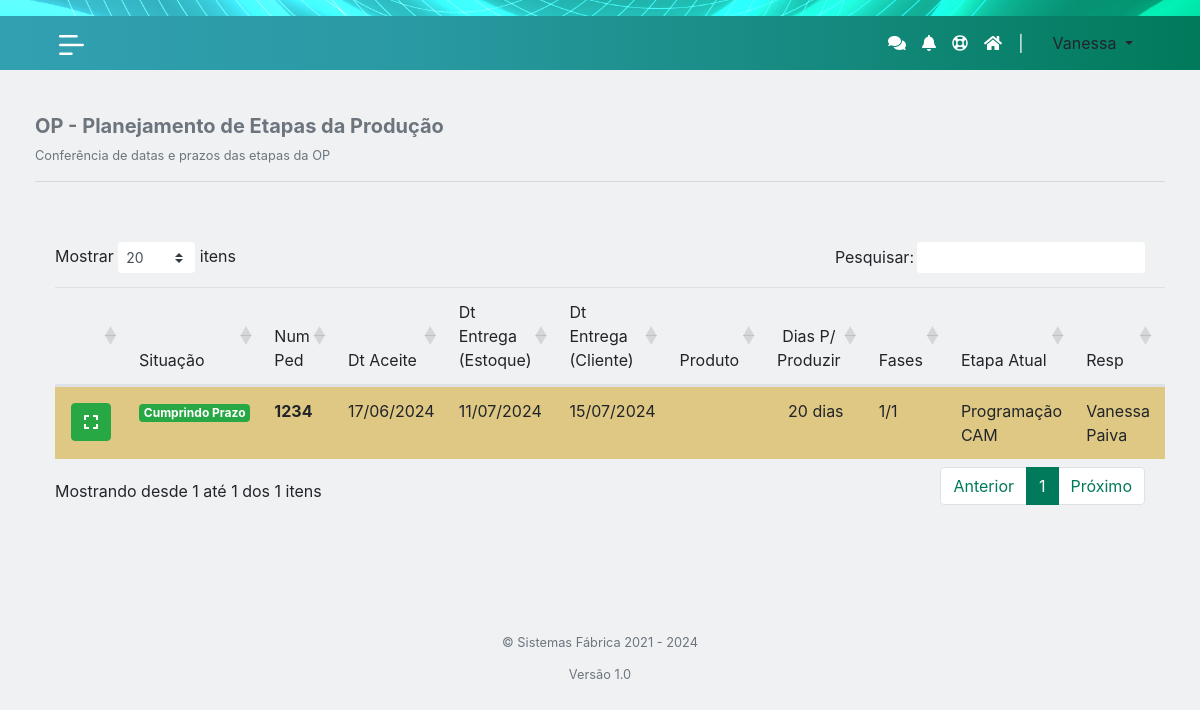
The page /opplanejamento.php (signed in) on the database its author committed.
### tables this page shows
CREATE TABLE IF NOT EXISTS `pedidos` (
  `id` int NOT NULL AUTO_INCREMENT,
  `projetista` varchar(255) DEFAULT NULL,
  `dr` varchar(255) DEFAULT NULL,
  `pac` varchar(255) DEFAULT NULL,
  `rep` varchar(255) DEFAULT NULL,
  `pedido` varchar(255) DEFAULT NULL,
  `dt` date DEFAULT NULL,
  `produto` varchar(255) DEFAULT NULL,
  `dataEntrega` date DEFAULT NULL,
  `fluxo` int DEFAULT NULL,
  `lote` varchar(100) DEFAULT NULL,
  `cdgprod` text,
  `qtds` text,
  `descricao` text,
  `diasparaproduzir` int NOT NULL,
  `taxa_extra` int DEFAULT NULL,
  `nacional_internacional` varchar(20) DEFAULT NULL,
  `obs` text,
  PRIMARY KEY (`id`)
);

CREATE TABLE IF NOT EXISTS `etapa` (
  `id` int NOT NULL AUTO_INCREMENT,
  `nome` varchar(200) NOT NULL,
  `parametro1` text,
  `parametro2` text,
  `iterev` text,
  PRIMARY KEY (`id`)
);

CREATE TABLE IF NOT EXISTS `users` (
  `usersId` int NOT NULL AUTO_INCREMENT,
  `usersName` varchar(128) NOT NULL,
  `usersEmail` varchar(128) NOT NULL,
  `usersUid` varchar(128) NOT NULL,
  `usersPerm` varchar(128) NOT NULL,
  `usersPwd` varchar(128) NOT NULL,
  `usersAprov` varchar(20) NOT NULL,
  `usersUf` varchar(11) DEFAULT NULL,
  `usersIdentificador` varchar(128) DEFAULT NULL,
  `usersCel` varchar(20) DEFAULT NULL,
  PRIMARY KEY (`usersId`)
);

### includes/functions.inc.php (called while the page is built, shortened)
<?php
function dateFormatByHifen($data)
{
    if ($data !== null && $data !== '') {
        $dataRaw = explode("-", $data);
        if (count($dataRaw) === 3) {
            $res = $dataRaw[2] . "/" . $dataRaw[1] . "/" . $dataRaw[0];
            return $res;
        }
    }
    return '//';
}
function hoje()
{
    $dtz = new DateTimeZone("America/Sao_Paulo");
    $dt = new DateTime("now", $dtz);
    $hoje = $dt->format("Y-m-d");
    return $hoje;
}
function getNomeEtapa($conn, $id)
{
    $sql = "SELECT nome FROM etapa WHERE id = ?;";
    $stmt = mysqli_stmt_init($conn);
    if (!mysqli_stmt_prepare($stmt, $sql)) {
        header("location: ../config_fluxo?error=stmtfailedgetnomefluxo");
        exit();
    }
    mysqli_stmt_bind_param($stmt, "i", $id);
    mysqli_stmt_execute($stmt);
    $resultData = mysqli_stmt_get_result($stmt);
    if ($row = mysqli_fetch_assoc($resultData)) {
        return $row['nome'];
    } else {
        return null;
    }
}
function diasFaltandoParaData($dataReferencia)
{
    $dataAtual = new DateTime();
    $dataAtual->setTime(0, 0);
    $dataRef = DateTime::createFromFormat('Y-m-d', $dataReferencia);
    $dataRef->setTime(0, 0);
    $diasUteis = 0;
    $dataAtualClone = clone $dataAtual;
    while ($dataAtualClone < $dataRef) {
        $dataAtualClone->modify('+1 day');
        if ($dataAtualClone->format('N') < 6) {
            $diasUteis++;
        }
    }
    return $diasUteis;
}
function contarEtapasConcluidas($conn, $idPedido)
{
    $count = 0;
    $sql = "SELECT
    r.id AS idRealizacaoProducao,
    r.numOrdem AS ordem,
    r.dataRealizacao AS dt,
    r.idEtapa AS idEtapa,
    e.nome AS nomeEtapa,
    s.nome AS nomeStatus,
    s.id AS idStatus,
    s.cor AS corStatus
    FROM pedidos AS pd
    RIGHT JOIN realizacaoproducao AS r ON pd.id = r.idPedido
    RIGHT JOIN etapa AS e ON r.idEtapa = e.id
    RIGHT JOIN statusetapa AS s ON r.idStatus = s.id
    WHERE pd.id = $idPedido ORDER BY r.numOrdem ASC;";
    $ret = mysqli_query($conn, $sql);
    while ($row = mysqli_fetch_array($ret)) {
        $idStatus = $row["idStatus"];
        if ((($idStatus == 4) || ($idStatus == 10) || ($idStatus == 5) || ($idStatus == 6))) {
            $count++;
        }
    }
    return $count;
}
function contarEtapasAtrasadas($conn, $idPedido)
{
    $count = 0;
    $hoje = hoje();
    $sql = "SELECT
    r.id AS idRealizacaoProducao,
    r.numOrdem AS ordem,
    r.dataRealizacao AS dt,
    r.idEtapa AS idEtapa,
    e.nome AS nomeEtapa,
    s.nome AS nomeStatus,
    s.id AS idStatus,
    s.cor AS corStatus
    FROM pedidos AS pd
    RIGHT JOIN realizacaoproducao AS r ON pd.id = r.idPedido
    RIGHT JOIN etapa AS e ON r.idEtapa = e.id
    RIGHT JOIN statusetapa AS s ON r.idStatus = s.id
    WHERE pd.id = $idPedido ORDER BY r.numOrdem ASC;";
    $ret = mysqli_query($conn, $sql);
    while ($row = mysqli_fetch_array($ret)) {
        $idStatus = $row["idStatus"];
        $dtRef = $row["dt"];
        $dtRefDate = new DateTime($dtRef);
        $hojeDate = new DateTime($hoje);
        $hojeMaisUm = clone $hojeDate;
    }
    return $count;
}
function getFirstAndLastName($fullName)
{
    $nameParts = explode(' ', trim($fullName));
    $firstName = $nameParts[0];
    $lastName = $nameParts[count($nameParts) - 1];
    return $firstName . ' ' . $lastName;
}
function getUserName($conn, $user)
{
    $sql = "SELECT usersName FROM users WHERE usersId = ?;";
    $stmt = mysqli_stmt_init($conn);
    $prepare = mysqli_stmt_prepare($stmt, $sql);
    mysqli_stmt_bind_param($stmt, "s", $user);
    mysqli_stmt_execute($stmt);
    $resultData = mysqli_stmt_get_result($stmt);
    if ($row = mysqli_fetch_assoc($resultData)) {
        $nome = $row["usersName"];
        $nome = getFirstAndLastName($nome);
        return $nome;
    } else {
        $result = false;
        return $result;
    }
}
function getEtapaAtual($conn, $idPedido)
{
    $sql = "
        SELECT
            log.idEtapa AS idEtapa
        FROM
            log_atividades_producao log
        JOIN
            realizacaoproducao rp ON log.idRealizacaoProducao = rp.id
        WHERE
            rp.idPedido = ?
        ORDER BY
            log.data DESC, log.hora DESC
        LIMIT 1;
    ";
    $stmt = mysqli_prepare($conn, $sql);
    mysqli_stmt_bind_param($stmt, "i", $idPedido);
    mysqli_stmt_execute($stmt);
    mysqli_stmt_bind_result($stmt, $ultimoIdEtapa);
    return $ultimoIdEtapa;
}
function getRespEtapaAtual($conn, $idPedido, $etapaAtual)
{
    $sql = "
        SELECT
            log.idUsuario AS idUsuario
        FROM
            log_atividades_producao log
        JOIN
            realizacaoproducao rp ON log.idRealizacaoProducao = rp.id
        WHERE
            rp.idPedido = ? AND log.idEtapa = ?
        ORDER BY
            log.data DESC, log.hora DESC
        LIMIT 1;
    ";
    $stmt = mysqli_prepare($conn, $sql);
    mysqli_stmt_bind_param($stmt, "ii", $idPedido, $etapaAtual);
    mysqli_stmt_execute($stmt);
    mysqli_stmt_bind_result($stmt, $idUsuario);
    if ($idUsuario === null) {
        $idUsuario = "N/A";
    } else {
        $idUsuario = getUserName($conn, $idUsuario);
    }
    return $idUsuario;
}
function subtrairDiasUteis($data, $dias)
{
    $data = DateTime::createFromFormat('Y-m-d', $data);
    $contador = 0;
    while ($contador < $dias) {
        $data->modify('-1 day');
        if ($data->format('N') < 6) {
            $contador++;
        }
    }
    return $data->format('d/m/Y');
}

### opplanejamento.php (the view, shortened to what this page needs)
<?php
if (isset($_SESSION["useruid"])) {
    include("php/head_tables.php");
    $user = $_SESSION["useruid"];
    require_once 'db/dbh.php';
    require_once 'includes/functions.inc.php';
?>
    <body class="bg-light-gray2">
        <?php
        include_once 'php/navbar.php';
        include_once 'php/lateral-nav.php';
        ?>
        <div id="main">
            <div class="container-fluid">
                <div class="row py-4 d-flex justify-content-center">
                    <div class="col-sm">
                        <div class="row d-flex justify-content-around">
                            <div class="col-sm d-flex justify-content-start" style="flex-direction: column;">
                                <h5 class="text-muted"><b>OP - Planejamento de Etapas da Produção</b></h5>
                                <small class="text-muted">Conferência de datas e prazos das etapas da OP</small>
                            </div>
                        </div>
                        <hr>
                        <br>
                        <div class="" style="overflow-x: scroll;">
                            <div class="card-body">
                                <div class="content-panel">
                                    <table id="tablePedido" class="table table-striped table-advance table-hover">
                                        <thead>
                                            <tr>
                                                <th></th>
                                                <th>Situação</th>
                                                <th>Num Ped</th>
                                                <th>Dt Aceite</th>
                                                <th>Dt Entrega (Estoque)</th>
                                                <th>Dt Entrega (Cliente)</th>
                                                <th>Produto</th>
                                                <th class="text-center">Dias P/ Produzir</th>
                                                <th>Fases</th>
                                                <th>Etapa Atual</th>
                                                <th>Resp</th>
                                                <th>Próx Etapa</th>
                                            </tr>
                                        </thead>
                                        <tbody>
                                            <?php
                                            $sql = "SELECT p.id AS idPedido,
                                            p.projetista,
                                            p.dr,
                                            p.pac,
                                            p.rep,
                                            p.pedido AS numPedido,
                                            p.dt,
                                            p.produto AS Produto,
                                            p.dataEntrega AS dataEntrega,
                                            p.fluxo AS Fluxo,
                                            p.lote,
                                            p.cdgprod,
                                            p.qtds,
                                            p.descricao,
                                            p.diasparaproduzir AS DiasProduzir,
                                            MIN(rp.id) AS rp_id,
                                            MIN(rp.idFluxo) AS idFluxo,
                                            MIN(rp.numOrdem) AS numOrdem,
                                            MIN(rp.idEtapa) AS idEtapa,
                                            MIN(rp.dataRealizacao) AS dataRealizacao,
                                            COUNT(rp.idEtapa) AS qtdEtapas,
                                            fx.nome AS NomeFluxo
                                            FROM pedidos p
                                            JOIN realizacaoproducao rp ON p.id = rp.idPedido
                                            JOIN fluxo fx ON p.fluxo = fx.id
                                            GROUP BY p.id;
                                            ";
                                            $ret = mysqli_query($conn, $sql);
                                            while ($row = mysqli_fetch_array($ret)) {
                                                $ID = $row["idPedido"];
                                                $NumPed = $row["numPedido"];
                                                $Produto = $row["Produto"];
                                                $qtdFasesRealizadas = contarEtapasConcluidas($conn, $ID);
                                                $Fases =  $qtdFasesRealizadas . "/" . $row["qtdEtapas"];
                                                $DiasPProduzir = $row["DiasProduzir"] . ' dias';
                                                $dataEntrega = $row["dataEntrega"];
                                                $dtAceite = subtrairDiasUteis($dataEntrega, 20);
                                                $dataEntregaEstoque = subtrairDiasUteis($dataEntrega, 2);
                                                $dataEntregaCliente = dateFormatByHifen($dataEntrega);
                                                $DiasFaltantesNumber = diasFaltandoParaData($row['dataEntrega']);
                                                $etapasAtrasadas = contarEtapasAtrasadas($conn, $ID);
                                                if ($etapasAtrasadas == 0) {
                                                    $Situação = "<span class='badge badge-success'>Cumprindo Prazo </span>";
                                                } elseif ($etapasAtrasadas == 1) {
                                                    $Situação = "<span class='badge badge-warning'>" . $etapasAtrasadas . " etapa atrasada </span>";
                                                } else {
                                                    $Situação = "<span class='badge badge-warning'>" . $etapasAtrasadas . " etapas atrasadas </span>";
                                                }
                                                $etapaAtual = getEtapaAtual($conn, $ID);
                                                $nomeEtapaAtual = getNomeEtapa($conn, $etapaAtual);
                                                $respEtapaAtual = getRespEtapaAtual($conn, $ID, $etapaAtual);
                                                if ($respEtapaAtual == "N/A") {
                                                    $nomeproximaEtapa = $nomeEtapaAtual;
                                                } else {
                                                    $proximaEtapa = getProximaEtapa($conn, $ID, $etapaAtual);
                                                    $nomeproximaEtapa = getNomeEtapa($conn, $proximaEtapa);
                                                }
                                                if (($DiasFaltantesNumber <= 5) && ($DiasFaltantesNumber > 0)) {
                                                    $bgAtraso = '#ebd38b';
                                                } elseif ($DiasFaltantesNumber <= 0) {
                                                    $bgAtraso = "#edb0b6";
                                                } else {
                                                    $bgAtraso = "";
                                                }
                                            ?>
                                                <tr style="background-color: <?php echo $bgAtraso; ?>;">
                                                    <td>
                                                        <div class="d-flex">
                                                            <a href="visualizarpedido?id=<?php echo $ID; ?>">
                                                                <button class="btn btn-success m-1"><i class="fas fa-expand"></i></button></a>
                                                        </div>
                                                    </td>
                                                    <td><?php echo $Situação; ?></td>
                                                    <td><b><?php echo $NumPed; ?></b></td>
                                                    <td><?php echo $dtAceite; ?></td>
                                                    <td><?php echo $dataEntregaEstoque; ?></td>
                                                    <td><?php echo $dataEntregaCliente; ?></td>
                                                    <td><?php echo $Produto; ?></td>
                                                    <td>
                                                        <div class="d-flex justify-content-center">
                                                            <?php echo $DiasPProduzir; ?>
                                                        </div>
                                                    </td>
                                                    <td><?php echo $Fases; ?></td>
                                                    <td><?php echo $nomeEtapaAtual; ?></td>
                                                    <td><?php echo $respEtapaAtual; ?></td>
                                                    <td><?php echo $nomeproximaEtapa; ?></td>
                                                </tr>
                                            <?php
                                            }
                                            ?>
                                        </tbody>
                                    </table>
                                </div>
                            </div>
                        </div>
                    </div>
                </div>
            </div>
        </div>
    </body>
    <?php include_once 'php/footer_index.php' ?>
<?php
} else {
    header("location: login");
    exit();
}
?>

### rows shown on the page
pedidos: pedido "1234", dataEntrega "17/06/2024", dataEntrega "11/07/2024", dataEntrega "15/07/2024", diasparaproduzir "20 dias", Fases "1/1", etapa.nome "Programação CAM", id.usersName "Vanessa Paiva"

### other values the page prints
$_SESSION["userfirstname"] "Vanessa"
